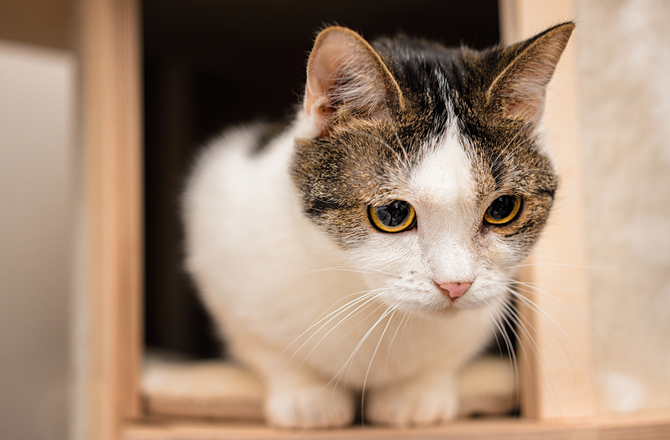
#> input picture test.jpg, 670 x 440 px, given in place of the camera
$ python Boxify.py   (older library calls are emulated)
#> lines starting #> are read from the running program, lines starting #| are printed output that depends on the picture; after the words box and inside, x2 and y2 are one past the last pixel; in counts of white or black regions, pixels touching at a corner belong together
#> further down, frame is the input picture: shape (440, 670, 3); mean B, G, R 117.4, 137.9, 163.1
import cv2
import numpy as numpy

def boxify(im):
    rects = list()

    imgray = cv2.cvtColor(im,cv2.COLOR_BGR2GRAY)
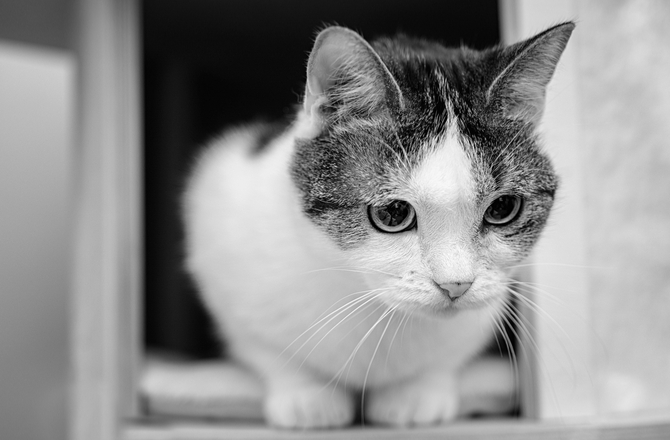
#> imgray: shape (440, 670); min 0, max 252, mean 143.1
    imgrayblur = cv2.GaussianBlur(imgray, (5,5), 0)
    ret,thresh = cv2.threshold(imgray,127,255,cv2.THRESH_BINARY + cv2.THRESH_OTSU)
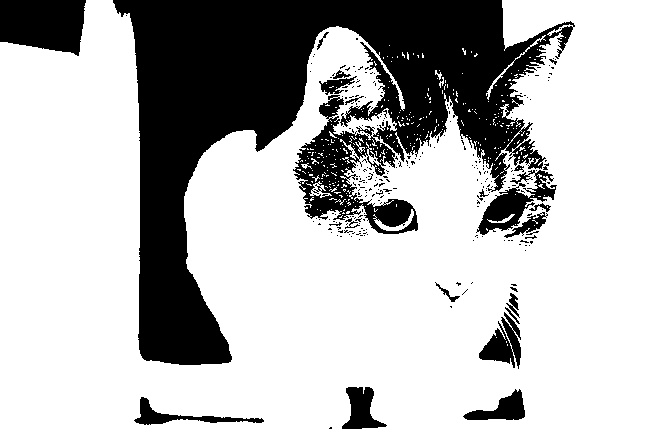
#> thresh: shape (440, 670); 73.4% white; 261 black regions (239 under 20 px)
#> ret = 110
    im2, contours, hierarchy = cv2.findContours(thresh,cv2.RETR_TREE,cv2.CHAIN_APPROX_SIMPLE)
#> contours = 793 contours, 746 with area under 20; largest, box (x1, y1, x2, y2) and area: (0, 0, 670, 440) 228456, (292, 115, 419, 235) 6910, (476, 169, 558, 236) 2052, (341, 386, 388, 430) 1130, (133, 396, 265, 426) 1047

    for cont in contours:
        x,y,w,h = cv2.boundingRect(cont)
        #print(x + " " + y + " " + w + " " + h + " ")
        rects.append((x, y, w, h))
#> this loop made 793 passes
#> (x, y, w, h) on passes 1, 2, 4: (501, 183, 1, 1), (500, 171, 4, 3), (494, 164, 1, 1)
#> after the loop, rects = 793 items, first 6: (501, 183, 1, 1), (500, 171, 4, 3), (495, 167, 3, 3), (494, 164, 1, 1), (499, 162, 2, 3), (488, 160, 1, 2)

    return rects

# test method
if __name__ == "__main__":
    cap = cv2.VideoCapture("")

    ret, frame = cap.read()
    boxify(frame)
